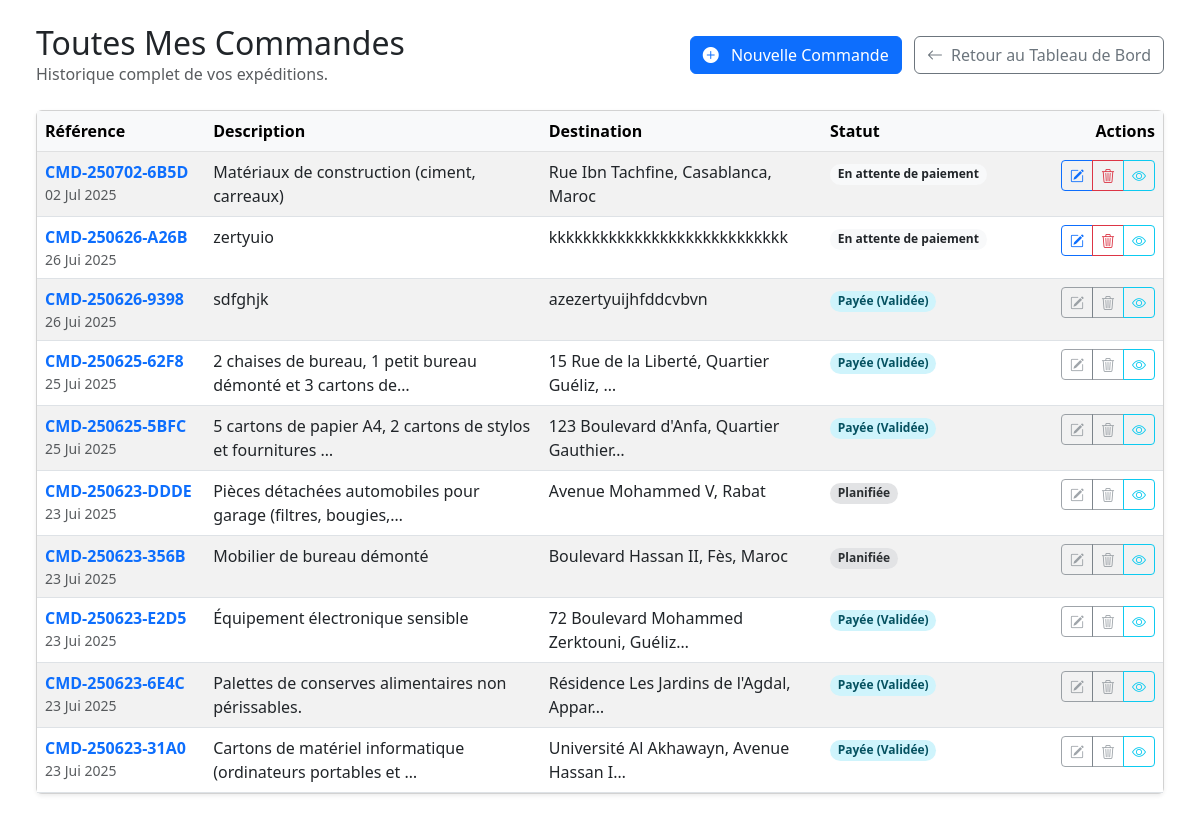
Page /mes-commandes/ (signed in) on the committed database.
### transport/models.py (models this page shows, shortened)
class Commande(models.Model):
    client = models.ForeignKey(Client, on_delete=models.PROTECT, related_name='commandes', verbose_name="Client")
    reference_commande = models.CharField(max_length=50, unique=True, blank=True, verbose_name="Référence Commande")
    date_creation = models.DateTimeField(auto_now_add=True, verbose_name="Date de Création")
    description_marchandise = models.TextField(verbose_name="Description Marchandise")
    poids_kg = models.DecimalField(max_digits=10, decimal_places=2, verbose_name="Poids (kg)")
    volume_m3 = models.DecimalField(max_digits=10, decimal_places=2, null=True, blank=True, verbose_name="Volume (m³)")
    adresse_chargement = models.TextField(verbose_name="Adresse de Chargement")
    adresse_livraison = models.TextField(verbose_name="Adresse de Livraison")
    date_souhaitee_livraison = models.DateField(verbose_name="Date Souhaitée de Livraison")
    STATUT_COMMANDE_CHOICES = [
        ('en_attente_validation', 'En attente de validation'),
        ('paiement_en_attente', 'En attente de paiement'), # Statut après calcul du prix
        ('validee', 'Payée (Validée)'), # Nouveau nom pour plus de clarté
        ('planifiee', 'Planifiée'),
        ('en_cours_livraison', 'En cours de livraison'),
        ('livree', 'Livrée'),
        ('annulee', 'Annulée'),
    ]
    statut_commande = models.CharField(
        max_length=30,
        choices=STATUT_COMMANDE_CHOICES,
        default='en_attente_validation',
        verbose_name="Statut de la Commande"
    )
    montant_total = models.DecimalField(
        max_digits=10, decimal_places=2, null=True, blank=True, verbose_name="Montant Total (MAD)"
    )
    instructions_speciales = models.TextField(blank=True, null=True, verbose_name="Instructions Spéciales")
    motif_annulation = models.TextField(blank=True, null=True, verbose_name="Motif d'Annulation/Refus")
    def reference_commande_or_id(self):
        return self.reference_commande or f"ID-{self.id}"
    @property
    def is_modifiable_ou_supprimable(self):
        return self.statut_commande in ['en_attente_validation', 'paiement_en_attente']
    class Meta:
        verbose_name = "Commande"
        verbose_name_plural = "Commandes"
        ordering = ['-date_creation']

### transport/views.py (the view)
# urls.py: path('mes-commandes/', views.mes_commandes_view, name='mes_commandes'),
@login_required
@user_passes_test(is_client)
def mes_commandes_view(request): # Cette vue semble correcte
    client_profile = request.user.client
    commandes_list = Commande.objects.filter(client=client_profile).order_by('-date_creation')
    from django.core.paginator import Paginator # Assurez-vous que Paginator est importé
    paginator = Paginator(commandes_list, 10)
    page_number = request.GET.get('page')
    page_obj = paginator.get_page(page_number)
    context = {
        'commandes': page_obj,
        'page_obj': page_obj,
        'is_paginated': paginator.num_pages > 1,
        'page_title': "Toutes mes commandes"
    }
    return render(request, 'transport/mes_commandes.html', context)

### transport/views.py (called while the page is built)
def is_client(user):
    return hasattr(user, 'client')

### transport/templates/transport/mes_commandes.html (shortened to what this page needs)
{% extends "transport/base_client.html" %}
{% load static %}
{% block main_content %}
<div class="container-fluid px-4 py-4">
    <div class="d-flex flex-wrap justify-content-between align-items-center page-header mb-4">
        <div>
            <h1 class="h2 mb-0">Toutes Mes Commandes</h1>
            <p class="text-muted mb-0">Historique complet de vos expéditions.</p>
        </div>
        <div>
            <a href="{% url 'transport:ajouter_commande' %}" class="btn btn-primary">
                <i class="bi bi-plus-circle-fill me-2"></i> Nouvelle Commande
            </a>
            <a href="{% url 'transport:dashboard_client' %}" class="btn btn-outline-secondary ms-2">
                <i class="bi bi-arrow-left me-1"></i> Retour au Tableau de Bord
            </a>
        </div>
    </div>
    <div class="card shadow-sm table-card">
        <div class="card-body p-0">
            {% if commandes %}
            <div class="table-responsive">
                <table class="table table-hover table-striped mb-0">
                    <thead class="table-light">
                        <tr>
                            <th scope="col" style="width: 15%;">Référence</th>
                            <th scope="col" style="width: 30%;">Description</th>
                            <th scope="col" style="width: 25%;">Destination</th>
                            <th scope="col" style="width: 15%;">Statut</th>
                            <th scope="col" style="width: 15%;" class="text-end">Actions</th>
                        </tr>
                    </thead>
                    <tbody>
                        {% for commande in commandes %}
                        <tr>
                            <td>
                                <a href="{% url 'transport:commande_detail' commande.id %}" class="fw-semibold text-primary text-decoration-none">
                                    {{ commande.reference_commande_or_id }}
                                </a>
                                <small class="d-block text-muted">{{ commande.date_creation|date:"d M Y" }}</small>
                            </td>
                            <td>{{ commande.description_marchandise|truncatechars:60 }}</td>
                            <td>{{ commande.adresse_livraison|truncatechars:40 }}</td>
                            <td>
                                <span class="badge status-badge rounded-pill
                                    {% if commande.statut_commande == 'livree' %}bg-success-subtle text-success-emphasis
                                    {% elif commande.statut_commande == 'en_cours_livraison' %}bg-primary-subtle text-primary-emphasis
                                    {% elif commande.statut_commande == 'annulee' %}bg-danger-subtle text-danger-emphasis
                                    {% elif commande.statut_commande == 'en_attente_validation' %}bg-warning-subtle text-warning-emphasis
                                    {% elif commande.statut_commande == 'validee' %}bg-info-subtle text-info-emphasis
                                    {% elif commande.statut_commande == 'planifiee' %}bg-secondary-subtle text-secondary-emphasis
                                    {% else %}bg-light text-dark{% endif %}">
                                    {{ commande.get_statut_commande_display }}
                                </span>
                            </td>
                            <td class="text-end">
                                <div class="btn-group btn-group-sm">
                                    {% if commande.is_modifiable_ou_supprimable %}
                                        <a href="{% url 'transport:modifier_commande' commande.id %}"
                                           class="btn btn-outline-primary btn-action-icon"
                                           data-bs-toggle="tooltip" data-bs-placement="top" title="Modifier">
                                            <i class="bi bi-pencil-square"></i>
                                        </a>
                                        <a href="{% url 'transport:supprimer_commande' commande.id %}"
                                           class="btn btn-outline-danger btn-action-icon"
                                           data-bs-toggle="tooltip" data-bs-placement="top" title="Supprimer">
                                            <i class="bi bi-trash3"></i>
                                        </a>
                                    {% else %}
                                        <button type="button" class="btn btn-outline-secondary btn-action-icon" disabled
                                                data-bs-toggle="tooltip" data-bs-placement="top"
                                                title="Non modifiable (Statut: {{ commande.get_statut_commande_display }})">
                                            <i class="bi bi-pencil-square"></i>
                                        </button>
                                        <button type="button" class="btn btn-outline-secondary btn-action-icon" disabled
                                                data-bs-toggle="tooltip" data-bs-placement="top"
                                                title="Non supprimable (Statut: {{ commande.get_statut_commande_display }})">
                                            <i class="bi bi-trash3"></i>
                                        </button>
                                    {% endif %}
                                    <a href="{% url 'transport:commande_detail' commande.id %}" class="btn btn-outline-info btn-action-icon"
                                       data-bs-toggle="tooltip" data-bs-placement="top" title="Voir Détails">
                                        <i class="bi bi-eye"></i>
                                    </a>
                                </div>
                            </td>
                        </tr>
                        {% endfor %}
                    </tbody>
                </table>
            </div>
            {% endif %}
        </div>
    </div>
</div>
{% endblock %}

### transport/templates/transport/base_client.html (style rules this page uses)
:root { --primary: #502c38; --secondary: #3498db; }

### rows in the picture
Commande: reference_commande_or_id "CMD-250702-6B5D", date_creation "02 Jul 2025", description_marchandise "Matériaux de construction (ciment, carreaux)", adresse_livraison "Rue Ibn Tachfine, Casablanca, Maroc", statut_commande "En attente de paiement"
Commande: reference_commande_or_id "CMD-250626-A26B", date_creation "26 Jui 2025", description_marchandise "zertyuio", adresse_livraison "kkkkkkkkkkkkkkkkkkkkkkkkkkkk", statut_commande "En attente de paiement"
Commande: reference_commande_or_id "CMD-250626-9398", date_creation "26 Jui 2025", description_marchandise "sdfghjk", adresse_livraison "azezertyuijhfddcvbvn", statut_commande "Payée (Validée)"
Commande: reference_commande_or_id "CMD-250625-62F8", date_creation "25 Jui 2025", description_marchandise "2 chaises de bureau, 1 petit bureau démonté et 3 cartons de…", adresse_livraison "15 Rue de la Liberté, Quartier Guéliz, …", statut_commande "Payée (Validée)"
Commande: reference_commande_or_id "CMD-250625-5BFC", date_creation "25 Jui 2025", description_marchandise "5 cartons de papier A4, 2 cartons de stylos et fournitures …", adresse_livraison "123 Boulevard d'Anfa, Quartier Gauthier…", statut_commande "Payée (Validée)"
Commande: reference_commande_or_id "CMD-250623-DDDE", date_creation "23 Jui 2025", description_marchandise "Pièces détachées automobiles pour garage (filtres, bougies,…", adresse_livraison "Avenue Mohammed V, Rabat", statut_commande "Planifiée"
Commande: reference_commande_or_id "CMD-250623-356B", date_creation "23 Jui 2025", description_marchandise "Mobilier de bureau démonté", adresse_livraison "Boulevard Hassan II, Fès, Maroc", statut_commande "Planifiée"
Commande: reference_commande_or_id "CMD-250623-E2D5", date_creation "23 Jui 2025", description_marchandise "Équipement électronique sensible", adresse_livraison "72 Boulevard Mohammed Zerktouni, Guéliz…", statut_commande "Payée (Validée)"
Commande: reference_commande_or_id "CMD-250623-6E4C", date_creation "23 Jui 2025", description_marchandise "Palettes de conserves alimentaires non périssables.", adresse_livraison "Résidence Les Jardins de l'Agdal, Appar…", statut_commande "Payée (Validée)"
Commande: reference_commande_or_id "CMD-250623-31A0", date_creation "23 Jui 2025", description_marchandise "Cartons de matériel informatique (ordinateurs portables et …", adresse_livraison "Université Al Akhawayn, Avenue Hassan I…", statut_commande "Payée (Validée)"
